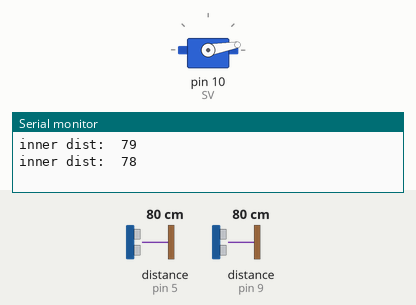
Bench run of a sketch on a simulated Arduino Leonardo, built with avr-gcc and run on an emulated ATmega32U4. Shown: servo, the last lines printed to the serial monitor. Wiring (inferred from the names in the program): 2 × ultrasonic range finder: trigger pin 4, echo pin 5 / trigger pin 8, echo pin 9. Inputs (shaded band) come from the test bench; at power-on: distance to the obstacle (sensors on pin 9, pin 5) 80 cm. The echo pulse lasts 58.3 µs per cm.

Above: at 1.8 s.
1.9 s: distance to the obstacle (sensor on pin 9) set to 35 cm
3.4 s: distance to the obstacle (sensor on pin 9) set to 30 cm
At 5.1 s:
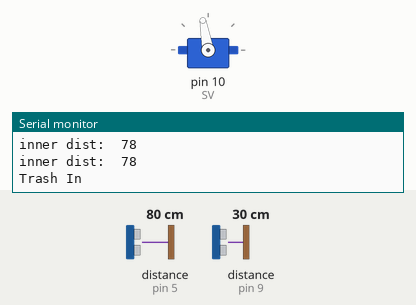
8.5 s: distance to the obstacle (sensor on pin 9) set to 60 cm
At 12.4 s:
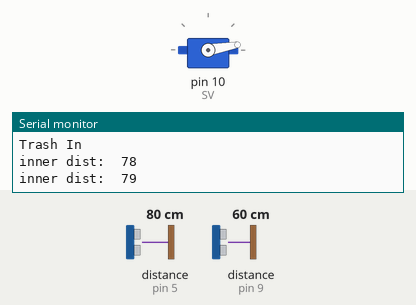
12.6 s: distance to the obstacle (sensor on pin 9) set to 2 cm
At 14.1 s:
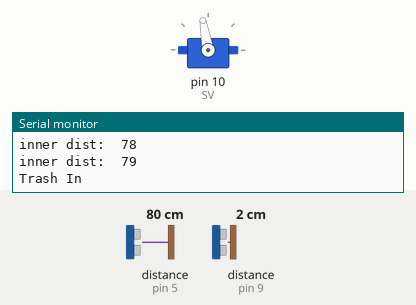
Timing chart, 0 to 15.5 s (numbered marks = the images above; inputs shaded):
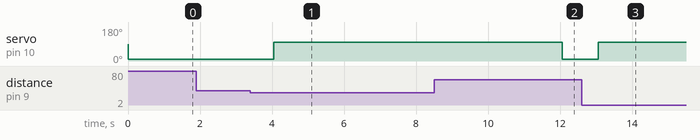

The sketch:

smart_bin.ino
```cpp
#include <Servo.h>
#include "WiFiEsp.h"

#ifndef HAVE_HWSERIAL1
#include "SoftwareSerial.h"
SoftwareSerial Serial1(6, 7); // RX, TX
#endif

Servo SV;

int outer_trig = 8;
int outer_echo = 9;

int inner_trig = 4;
int inner_echo = 5;

int full_cnt = 0;

String userKey = " ";     // Pushover user key
String apiToken = " ";    // Pushover API token
String Title = "Smart Bin";

char ssid[] = "Hoi";
char password[] = "123123123";
int status = WL_IDLE_STATUS;

int length;

WiFiEspClient client;

void setup() {
  Serial.begin(115200);
  Serial1.begin(9600);
  WiFi.init(&Serial1);

  if (WiFi.status() == WL_NO_SHIELD) {
    Serial.println("WiFi shield not present");
    while (true);
  }
  SV.attach(10);
  pinMode(outer_echo, INPUT);
  pinMode(outer_trig, OUTPUT);
  pinMode(inner_echo, INPUT);
  pinMode(inner_trig, OUTPUT);

  digitalWrite(outer_trig, 0);
  digitalWrite(inner_trig, 0);
}

void loop() {
  unsigned long microseconds, distance_cm;

  digitalWrite(outer_trig, 0);
  delayMicroseconds(2);
  digitalWrite(outer_trig, 1);
  delayMicroseconds(10);
  digitalWrite(outer_trig, 0);

  microseconds = pulseIn(outer_echo, 1, 24000);
  distance_cm = microseconds * 17/1000;

  if(distance_cm<=30){
    // Serial.print(distance_cm);
    Serial.println("Trash In");
    SV.write(100);
    delay(3000);
  }
  else{
    SV.write(10);
    }

  //

  digitalWrite(inner_trig, 0); // Output pin_ULTRASONIC_T to LOW
  delayMicroseconds(2);
  digitalWrite(inner_trig, 1); // Output pin_ULTRASONIC_T to HIGH
  delayMicroseconds(10);
  digitalWrite(inner_trig, 0); // Output pin_ULTRASONIC_T to LOW

  microseconds = pulseIn(inner_echo, 1, 24000);
  // time to dist
  distance_cm = microseconds * 17/1000;
  Serial.print("inner dist:  ");
  Serial.println(distance_cm);
  if(distance_cm<=20){

    Serial.println("so closed");
    full_cnt++;
    Serial.println(full_cnt);
  }
  else{
    full_cnt = 0;
  }

  if(full_cnt==10){
    if (WiFi.status() == WL_NO_SHIELD) {
      Serial.println("WiFi shield not present");
      // don't continue
      while (true);
    }
    while ( status != WL_CONNECTED) {
      Serial.print("Attempting to connect to WPA SSID: ");
      Serial.println(ssid);
      // Connect to WPA/WPA2 network
      status = WiFi.begin(ssid, password);
    }
    Serial.println("You're connected to the network");
    sendToPushover("* Bin is full *");
  }

  delay(1000);
}

void sendToPushover(String Msg){
  Msg = Msg+"&title="+Title;
  length = Msg.length()+81;
  if (client.connect("api.pushover.net", 80)) {
    client.println("POST /1/messages.json HTTP/1.1");
    client.println("Host: api.pushover.net");
    client.println("Connection: close\r\nContent-Type: application/x-www-form-urlencoded");
    client.print("Content-Length: ");
    client.print(length);
    client.println("\r\n");
    client.print("token="+apiToken+"&user="+userKey+"&message="+Msg);
    client.stop();
  }
}
```

Measured:
- the behaviour switches between 32 and 31 cm on distance to the obstacle (sensor on pin 9) (found by bisection; images 0 and 1)
- after the input at 3.4 s, servo on pin 10 (SV): 10° → 100° after 0.64 s
- after the input at 8.5 s, servo on pin 10 (SV): 100° → 10° after 3.6 s
- after the input at 12.6 s, servo on pin 10 (SV): 10° → 100° after 0.47 s
